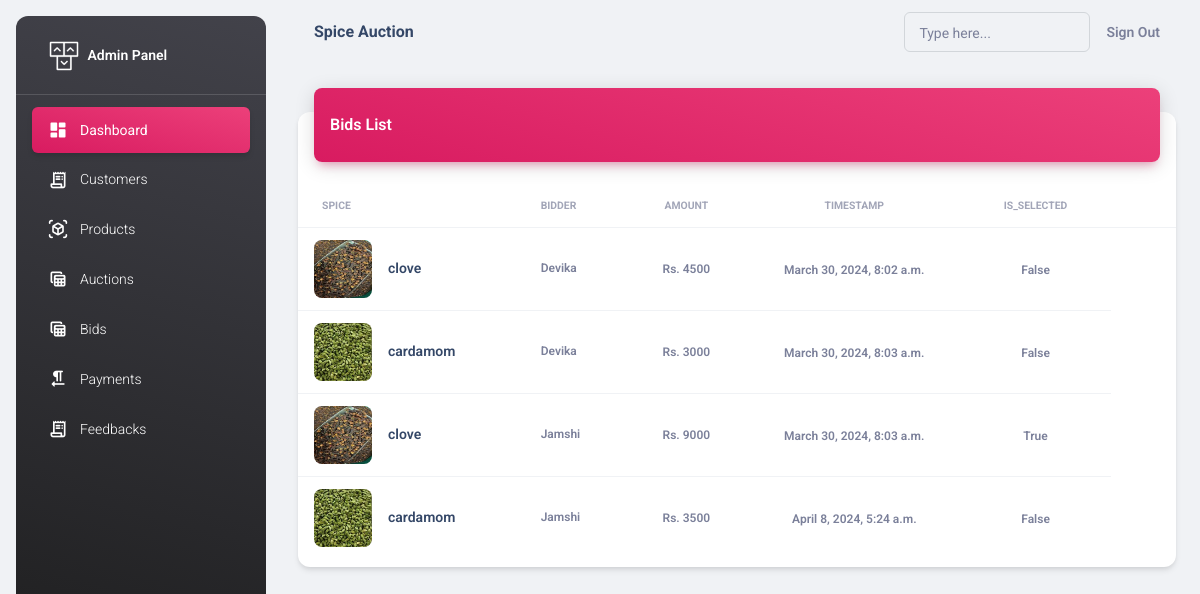
Before: /adminapi/bids/ (signed in) with the older database file.
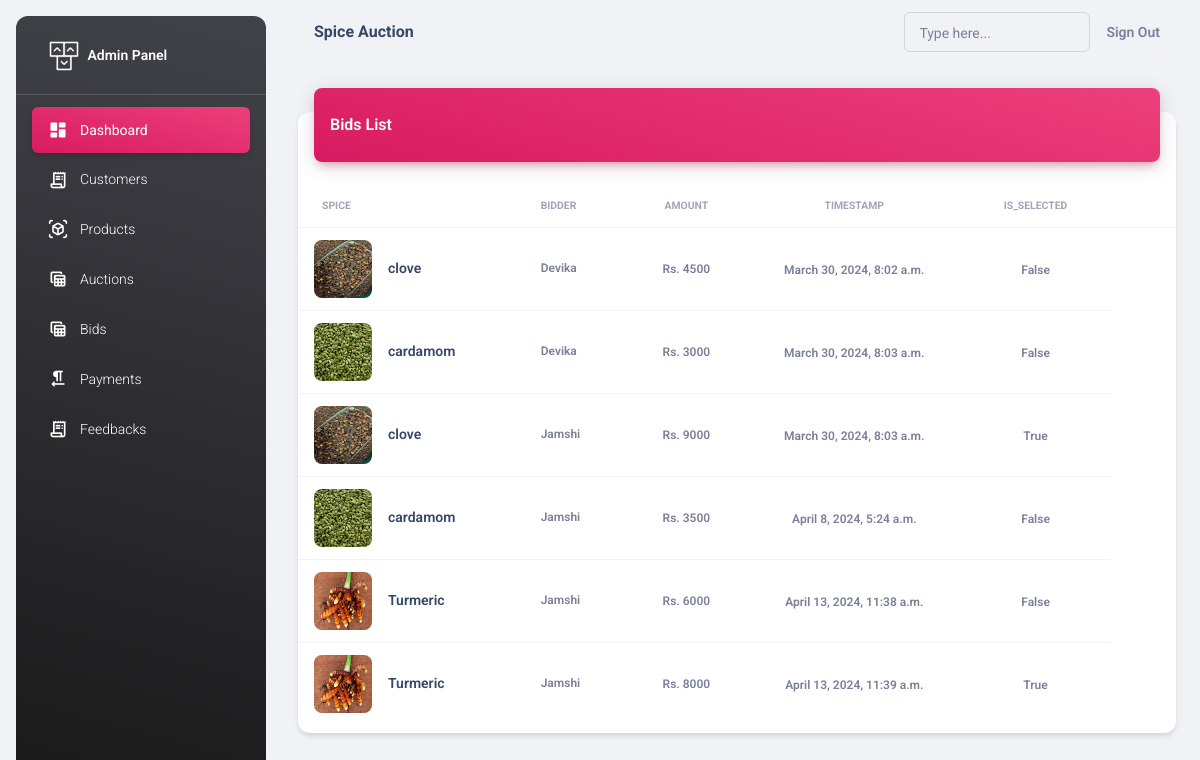
After: the same page with the newer database file.
### adminapi/models.py (models this page shows, shortened)
class Bid(models.Model):
    auction = models.ForeignKey(Auction, on_delete=models.CASCADE)
    bidder = models.ForeignKey(Seller, on_delete=models.CASCADE)
    amount = models.PositiveIntegerField()
    timestamp = models.DateTimeField(auto_now_add=True)
    is_selected=models.BooleanField(default=False)

class Auction(models.Model):
    spice = models.ForeignKey(Spice, on_delete=models.CASCADE)
    auctioneer = models.ForeignKey(Seller, on_delete=models.CASCADE)
    starting_bid = models.DecimalField(max_digits=10, decimal_places=2)
    expected_bid = models.DecimalField(max_digits=10, decimal_places=2, default=0)
    number_of_lots = models.IntegerField(default=1)
    end_time = models.DateTimeField()
    created_at = models.DateTimeField(auto_now_add=True)
    choices= [
        ('Available', 'Available'),
        ('Sold', 'Sold'),
    ]
    status=models.CharField(max_length=50, choices=choices, default='Available')

class Spice(models.Model):
    seller = models.ForeignKey(Seller, on_delete=models.CASCADE)
    name = models.CharField(max_length=100)
    description = models.CharField(max_length=100)
    stock_quantity = models.PositiveIntegerField(default=0)
    image = models.ImageField(upload_to="images", null=True)
    created_at = models.DateTimeField(auto_now_add=True)
    choices= [
        ('Available', 'Available'),
        ('Not Available', 'Not Available'),
    ]
    status=models.CharField(max_length=50, choices=choices, default='Available')

class CustomUser(AbstractUser):
    user_type_choices = [
        ('Admin', 'Admin'),
        ('Seller', 'Seller'),
    ]
    user_type = models.CharField(max_length=50, choices=user_type_choices, default='Admin')

class Seller(CustomUser):
    name = models.CharField(max_length=100)
    phone = models.CharField(max_length=100)
    email_address = models.EmailField()
    address = models.CharField(max_length=100)
    id_proof = models.FileField(null=True, upload_to="images")
    profile = models.ImageField(upload_to="images", null=True)
    is_available = models.BooleanField(default=True)

### adminapi/views.py (the view)
# urls.py: path("bids/",views.BidsView.as_view(),name="bids"),
@method_decorator(decs,name="dispatch")
class BidsView(ListView):
    template_name="bids.html"
    model=Bid
    context_object_name="bids"

### adminapi/views.py (called while the page is built)
def signin_required(fn):
    def wrapper(request,*args,**kwargs):
        if not request.user.is_authenticated:
            messages.error(request,"invalid session!..please login")
            return redirect("adminsignin")
        else:
            return fn(request,*args,**kwargs)
    return wrapper

def is_admin(fn):
    def wrapper(request,*args,**kwargs):
        if not request.user.is_superuser:
            messages.error(request,"Permission denied for current user !")
            return redirect("adminsignin")
        else:
            return fn(request,*args,**kwargs)
    return wrapper

### adminapi/templates/bids.html
{%extends 'base.html'%}
{%load static%}
{%block body_block%}
<div class="container-fluid py-4">
    <div class="row">
      <div class="col-12">
        <div class="card my-4">
          <div class="card-header p-0 position-relative mt-n4 mx-3 z-index-2">
            <div class="bg-gradient-primary shadow-primary border-radius-lg pt-4 pb-3">
              <h6 class="text-white text-capitalize ps-3">Bids List</h6>
            </div>
          </div>
          <div class="card-body px-0 pb-2">
            <div class="table-responsive p-0">
              <table class="table align-items-center mb-0">
                <thead>
                  <tr>
                    <th class="text-uppercase text-secondary text-xxs font-weight-bolder opacity-7">Spice</th>
                    <th class="text-uppercase text-secondary text-xxs font-weight-bolder opacity-7 ps-2">Bidder</th>
                    <th class="text-center text-uppercase text-secondary text-xxs font-weight-bolder opacity-7">Amount</th>
                    <th class="text-center text-uppercase text-secondary text-xxs font-weight-bolder opacity-7">TimeStamp</th>
                    <th class="text-center text-uppercase text-secondary text-xxs font-weight-bolder opacity-7">Is_selected</th>
                    <th class="text-secondary opacity-7"></th>
                  </tr>
                </thead>
                <tbody>
                    {%for bid in bids%}
                        <tr>
                            <td>
                            <div class="d-flex px-2 py-1">
                                <div>
                                <img src="{{bid.auction.spice.image.url}}" class="avatar avatar-lg me-3 border-radius-lg">
                                </div>
                                <div class="d-flex flex-column justify-content-center">
                                <h6 class="mb-0 text-sm">{{bid.auction.spice.name}}</h6>
                                </div>
                            </div>
                            </td>
                            <td>
                            <p class="text-xs font-weight-bold mb-0">{{bid.bidder.name}}</p>
                            </td>
                            <td class="align-middle text-center text-sm">
                            <span class="text-secondary text-xs font-weight-bold">Rs. {{bid.amount}}</span>
                            </td>
                            <td class="align-middle text-center">
                            <span class="text-secondary text-xs font-weight-bold">{{bid.timestamp}}</span>
                            </td>
                            <td class="align-middle text-center">
                              <span class="text-secondary text-xs font-weight-bold">{{bid.is_selected}}</span>
                            </td>
                        </tr>
                    {%endfor%}
                </tbody>
              </table>
            </div>
          </div>
        </div>
      </div>
    </div>
  </div>
{%endblock%}

### adminapi/templates/base.html (shortened to what this page needs)
<!DOCTYPE html>
<html lang="en">
<head>
  <link href="../assets/css/nucleo-icons.css" rel="stylesheet" />
  <link href="../assets/css/nucleo-svg.css" rel="stylesheet" />
  <link id="pagestyle" href="../assets/css/material-dashboard.css?v=3.0.0" rel="stylesheet" />
</head>
<body class="g-sidenav-show  bg-gray-200">
  <aside class="sidenav navbar navbar-vertical navbar-expand-xs border-0 border-radius-xl my-3 fixed-start ms-3   bg-gradient-dark" id="sidenav-main">
    <div class="sidenav-header">
      <a class="navbar-brand m-0" href=" https://demos.creative-tim.com/material-dashboard/pages/dashboard " target="_blank">
        <img src="../assets/img/logo-ct.png" class="navbar-brand-img h-100" alt="main_logo">
        <span class="ms-1 font-weight-bold text-white">Admin Panel</span>
      </a>
    </div>
    <hr class="horizontal light mt-0 mb-2">
      <ul class="navbar-nav">
        <li class="nav-item">
          <a class="nav-link text-white active bg-gradient-primary" href="{%url 'home'%}">
            <div class="text-white text-center me-2 d-flex align-items-center justify-content-center">
              <i class="material-icons opacity-10">dashboard</i>
            </div>
            <span class="nav-link-text ms-1">Dashboard</span>
          </a>
        </li>
        <li class="nav-item">
          <a class="nav-link text-white " href="{%url 'sellers'%}">
            <div class="text-white text-center me-2 d-flex align-items-center justify-content-center">
              <i class="material-icons opacity-10">receipt_long</i>
            </div>
            <span class="nav-link-text ms-1">Customers</span>
          </a>
        </li>
        <li class="nav-item">
          <a class="nav-link text-white " href="{%url 'products'%}">
            <div class="text-white text-center me-2 d-flex align-items-center justify-content-center">
              <i class="material-icons opacity-10">view_in_ar</i>
            </div>
            <span class="nav-link-text ms-1">Products</span>
          </a>
        </li>
        <li class="nav-item">
          <a class="nav-link text-white " href="{%url 'auctions'%}">
            <div class="text-white text-center me-2 d-flex align-items-center justify-content-center">
              <i class="material-icons opacity-10">table_view</i>
            </div>
            <span class="nav-link-text ms-1">Auctions</span>
          </a>
        </li>
        <li class="nav-item">
          <a class="nav-link text-white " href="{%url 'bids'%}">
            <div class="text-white text-center me-2 d-flex align-items-center justify-content-center">
              <i class="material-icons opacity-10">table_view</i>
            </div>
            <span class="nav-link-text ms-1">Bids</span>
          </a>
        </li>
        <li class="nav-item">
          <a class="nav-link text-white " href="{%url 'payments'%}">
            <div class="text-white text-center me-2 d-flex align-items-center justify-content-center">
              <i class="material-icons opacity-10">format_textdirection_r_to_l</i>
            </div>
            <span class="nav-link-text ms-1">Payments</span>
          </a>
        </li>
        <li class="nav-item">
          <a class="nav-link text-white " href="{%url 'feedbacks'%}">
            <div class="text-white text-center me-2 d-flex align-items-center justify-content-center">
              <i class="material-icons opacity-10">receipt_long</i>
            </div>
            <span class="nav-link-text ms-1">Feedbacks</span>
          </a>
        </li>
      </ul>
  </aside>
  <main class="main-content position-relative max-height-vh-100 h-100 border-radius-lg ">
    <nav class="navbar navbar-main navbar-expand-lg px-0 mx-4 shadow-none border-radius-xl" id="navbarBlur" navbar-scroll="true">
      <div class="container-fluid py-1 px-3">
        <nav aria-label="breadcrumb">
          <h6 class="font-weight-bolder mb-0">Spice Auction</h6>
        </nav>
        <div class="collapse navbar-collapse mt-sm-0 mt-2 me-md-0 me-sm-4" id="navbar">
          <div class="ms-md-auto pe-md-3 d-flex align-items-center">
            <div class="input-group input-group-outline">
              <label class="form-label">Type here...</label>
              <input type="text" class="form-control">
            </div>
          </div>
          <ul class="navbar-nav  justify-content-end">
            <li class="nav-item d-flex align-items-center">
              <a href="{%url 'adminsignout'%}" class="nav-link text-body font-weight-bold px-0">
                <span class="d-sm-inline d-none">Sign Out</span>
              </a>
            </li>
          </ul>
        </div>
      </div>
    </nav>
    {%block body_block%}
    {%endblock%}
</body>
</html>

Changed rows visible on the page:
added Bid: auction.spice.image (picture), auction.spice.name "Turmeric", bidder.name "Jamshi", amount "6000", timestamp "April 13, 2024, 11:38 a.m.", is_selected "False"
added Bid: auction.spice.image (picture), auction.spice.name "Turmeric", bidder.name "Jamshi", amount "8000", timestamp "April 13, 2024, 11:39 a.m.", is_selected "True"
